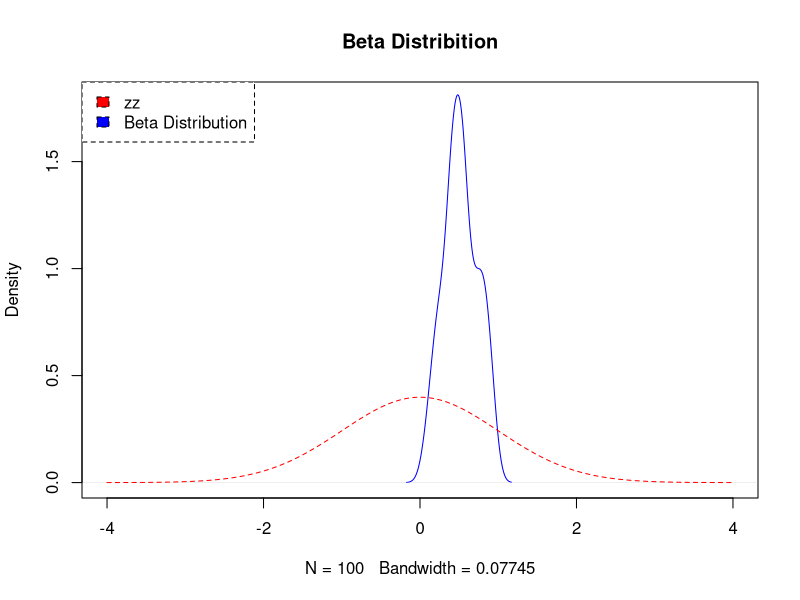
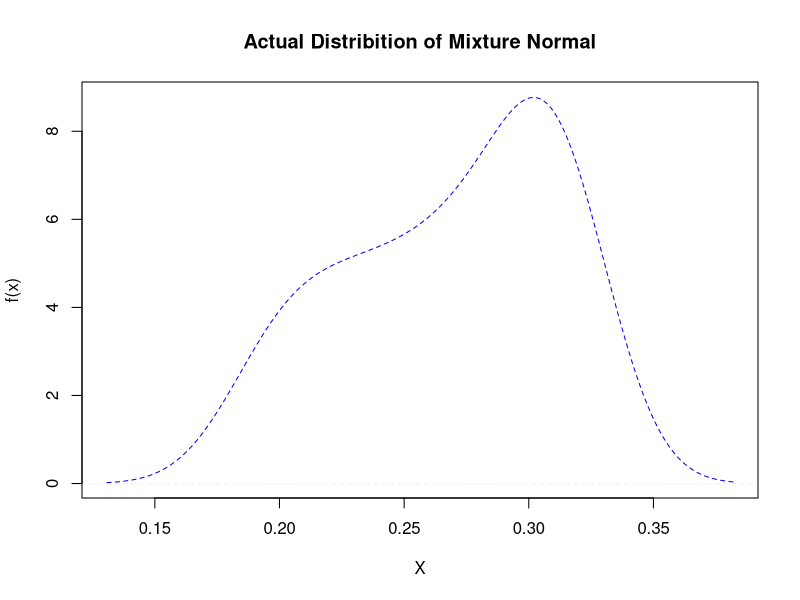
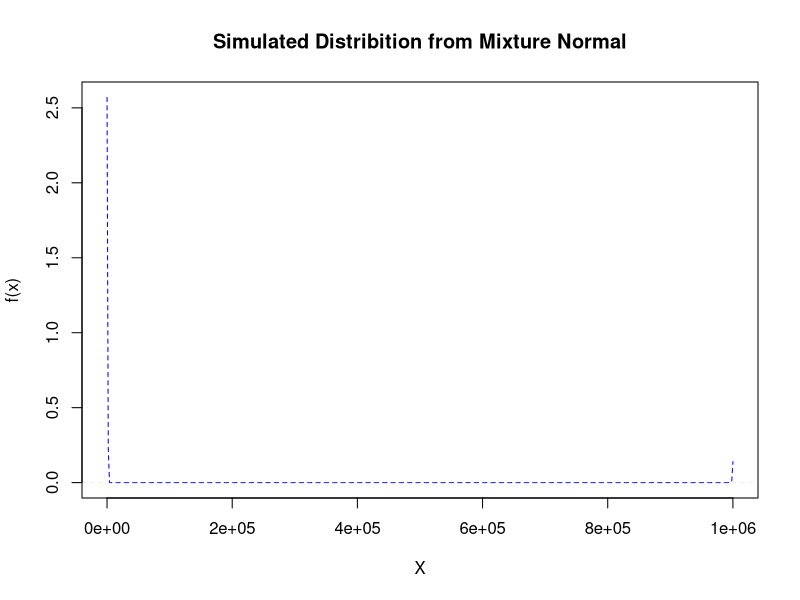
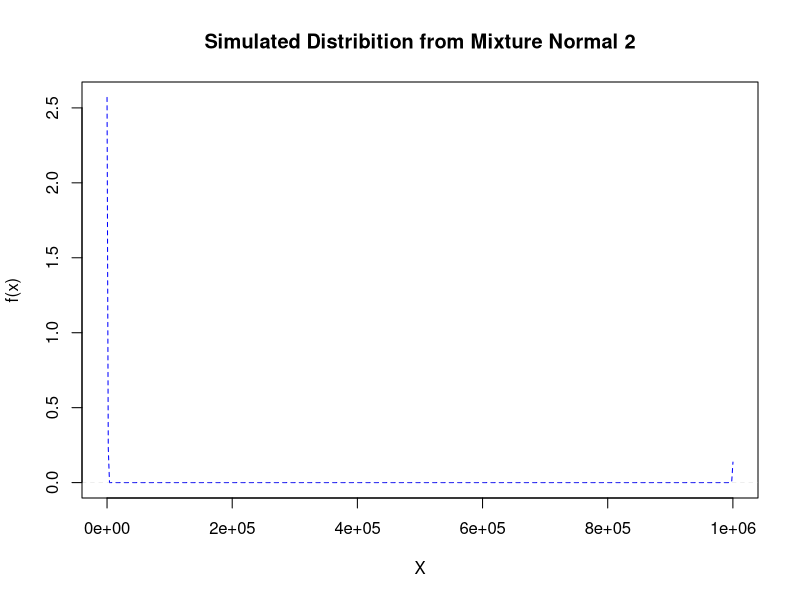
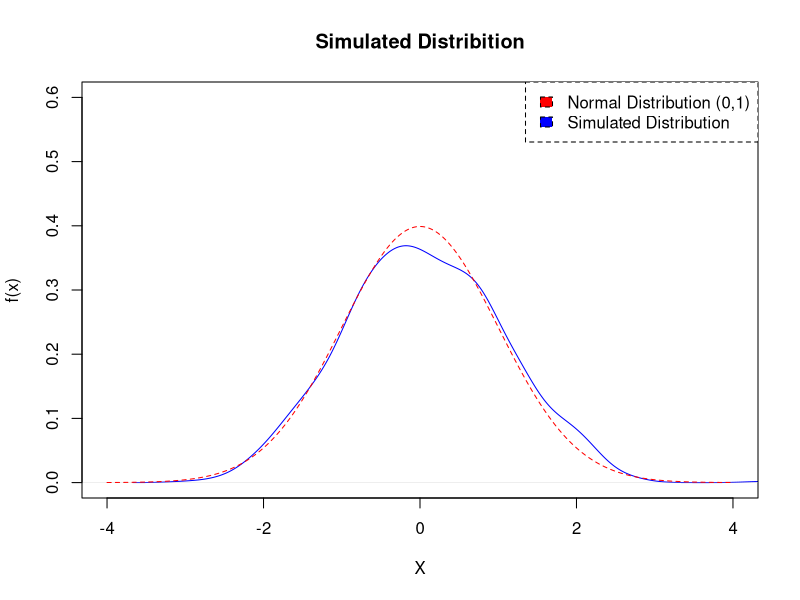
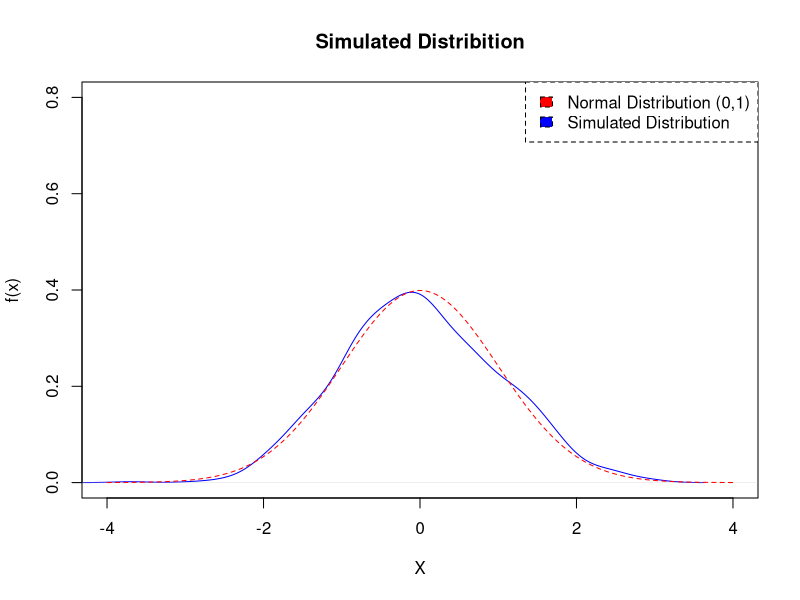
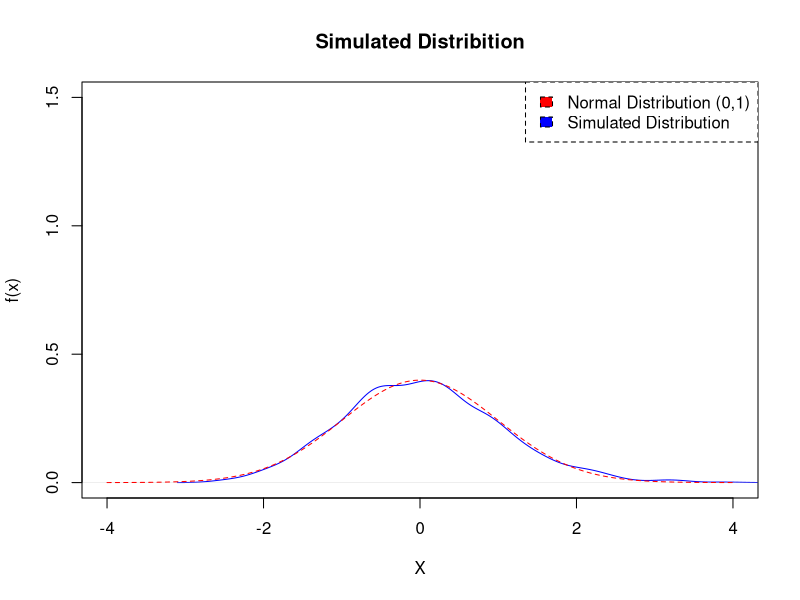

Recreate these plots in R, in order.
#Practice
z=rbeta(100,2,2)
par(lty=1)
plot(density(z),main="Beta Distribition",xlim=c(-4,4),ylim=c(0,1.8), col = "blue")
par(lty=2)
zz=seq(-4,4,0.001)
lines(zz,dnorm(zz),type="l", col = "red")
legend("topleft",c("zz","Beta Distribution"),fill=c("red","blue"))

#Practice 2
x <- runif(20, -1, 1)
v = mean(x)
print(v)

#Practice 2
x <- rexp(100, rate =2)
v = mean(x)
print(v)

#Practice 3
x=seq(-1,1,0.1)
truedist = .8*dnorm(x,0,1) + .15*dnorm(x,1000,10) + .05*dnorm(x,1000000,1000)
truem = mean(truedist)
truesd =sd(truedist)
print (truem)
print (truesd)
plot(density(truedist), main="Actual Distribition of Mixture Normal", xlab = "X", ylab = "f(x)", col = "blue")

#Practice 4

number <- 100000
components <- sample(1:3,prob=c(0.8,0.15,0.05),size=number,replace=TRUE)
mus <- c(0,1000,1000000)
sds <- sqrt(c(1,10,1000))

samples <- rnorm(n=number,mean=mus[components],sd=sds[components])

print(samples)
plot(density(samples), main="Simulated Distribition from Mixture Normal", xlab = "X", ylab = "f(x)", col = "blue")
print (mean(samples))
print(sd(samples))

#Practice 5

findnormdensity <- function(n)
{
  anslist <- vector(mode = "list", length = 2)
  addition <- 0
  unidist = runif(n, 0, 1)
  distribution = as.numeric(vector(length=n))
  for(i in 1:n){
    if(unidist[i]<0.05){
      distribution[i] = rnorm(1, 1000000, sqrt(1000))
    } else if(unidist[i]<0.20){
      distribution[i] = rnorm(1, 1000, sqrt(10))
    } else {
      distribution[i] = rnorm(1, 0, 1)
    }
    addition = addition + distribution[i]
    
  }
  meandist = addition/n
  return (distribution)
  
  
}

plot(density(findnormdensity(100000)), main="Simulated Distribition from Mixture Normal 2", xlab = "X", ylab = "f(x)", col = "blue")
print(mean(findnormdensity(100000)))
print (sd(findnormdensity(100000)))
#Problem 1 a, b, c and d
#Notice that the variable n was changed each time where n = [5,10,50,100]


N = 1000
n = 100
dist = vector(length = N)
for (i in 1:N)
{
  x <- runif(n, -1, 1)
  v =  mean(x)
  dist[i] = sqrt(n)* (v - 0)/0.5774
}

par(lty=1)
plot(density(dist),main="Simulated Distribition",xlab = "X", ylab = "f(x)", xlim=c(-4,4),ylim=c(0,0.6), col = "blue")
par(lty=2)
z=seq(-4,4,0.001)
lines(z,dnorm(z),type="l", col = "red")
legend("topright",c("Normal Distribution (0,1)","Simulated Distribution"),fill=c("red","blue"))


#Problem 2 a, b, c and d
#Notice that the variable n was changed each time where n = [5,10,50,100]


N = 1000
n = 100
dist = vector(length = N)
for (i in 1:N)
{
  x <- rexp(n, rate = 2)
  v =  mean(x)
  dist[i] = sqrt(n)* (v - 0.5)/0.5
}

par(lty=1)
plot(density(dist),main="Simulated Distribition",xlab = "X", ylab = "f(x)",xlim=c(-4,4),ylim=c(0,0.8), col = "blue")
par(lty=2)
z=seq(-4,4,0.001)
lines(z,dnorm(z),type="l", col = "red")
legend("topright",c("Normal Distribution (0,1)","Simulated Distribution"),fill=c("red","blue"))

#Problem 3 a, b, c and d
#Notice that the variable n was changed each time where number = [5,10,50,100]
#The standard deviation is approximated using Practice 5 to be 215961.7




N = 1000
number= 500
x=seq(-1,1,0.01)
truedist = .8*dnorm(x,0,1) + .15*dnorm(x,1000,10) + .05*dnorm(x,1000000,1000)
truem = .8*0 + 0.15*1000 + .05*1000000 
print (truem)
dist = as.numeric(vector(length = N))
for (i in 1:N)
{
  components <- sample(1:3,prob=c(0.8,0.15,0.05),size=number,replace=TRUE)
  mus <- c(0,1000,1000000)
  sds <- sqrt(c(1,10,1000))
  
  samples <- rnorm(n=number,mean=mus[components],sd=sds[components])
  
  v= mean(samples)
  dist[i] = sqrt(number)* (v - truem)/217125.6
  
}

sapply(dist, typeof)
print(dist)
par(lty=1)
plot(density(dist),main="Simulated Distribition",xlab = "X", ylab = "f(x)",xlim=c(-4,4),ylim=c(0,1.5), col = "blue")
par(lty=2)
z=seq(-4,4,0.01)
lines(z,dnorm(z),type="l", col = "red")
legend("topright",c("Normal Distribution (0,1)","Simulated Distribution"),fill=c("red","blue"))